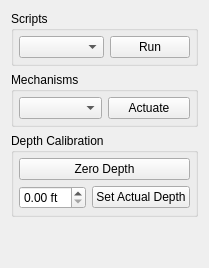
        <widget class="QWidget" name="otherTab">
         <attribute name="title">
          <string>Other</string>
         </attribute>
         <layout class="QVBoxLayout" name="verticalLayout_9">
          <item>
           <widget class="QGroupBox" name="groupBox_10">
            <property name="title">
             <string>Scripts</string>
            </property>
            <layout class="QVBoxLayout" name="verticalLayout_10">
             <property name="margin">
              <number>5</number>
             </property>
             <item>
              <layout class="QHBoxLayout" name="horizontalLayout_3">
               <item>
                <widget class="QComboBox" name="scriptsComboBox">
                 <property name="sizePolicy">
                  <sizepolicy hsizetype="Expanding" vsizetype="Fixed">
                   <horstretch>0</horstretch>
                   <verstretch>0</verstretch>
                  </sizepolicy>
                 </property>
                </widget>
               </item>
               <item>
                <widget class="QPushButton" name="runScriptPushButton">
                 <property name="sizePolicy">
                  <sizepolicy hsizetype="Minimum" vsizetype="Fixed">
                   <horstretch>0</horstretch>
                   <verstretch>0</verstretch>
                  </sizepolicy>
                 </property>
                 <property name="text">
                  <string>Run</string>
                 </property>
                </widget>
               </item>
              </layout>
             </item>
            </layout>
           </widget>
          </item>
          <item>
           <widget class="QGroupBox" name="groupBox_11">
            <property name="title">
             <string>Mechanisms</string>
            </property>
            <layout class="QVBoxLayout" name="verticalLayout_11">
             <property name="margin">
              <number>5</number>
             </property>
             <item>
              <layout class="QHBoxLayout" name="horizontalLayout_11">
               <item>
                <widget class="QComboBox" name="mechsComboBox"/>
               </item>
               <item>
                <widget class="QPushButton" name="actuateMechPushButton">
                 <property name="text">
                  <string>Actuate</string>
                 </property>
                </widget>
               </item>
              </layout>
             </item>
            </layout>
           </widget>
          </item>
          <item>
           <widget class="QGroupBox" name="groupBox_12">
            <property name="sizePolicy">
             <sizepolicy hsizetype="MinimumExpanding" vsizetype="MinimumExpanding">
              <horstretch>0</horstretch>
              <verstretch>0</verstretch>
             </sizepolicy>
            </property>
            <property name="title">
             <string>Depth Calibration</string>
            </property>
            <layout class="QVBoxLayout" name="verticalLayout_3">
             <property name="margin">
              <number>5</number>
             </property>
             <item>
              <widget class="QPushButton" name="zeroDepthPushButton">
               <property name="sizePolicy">
                <sizepolicy hsizetype="Preferred" vsizetype="Fixed">
                 <horstretch>0</horstretch>
                 <verstretch>0</verstretch>
                </sizepolicy>
               </property>
               <property name="text">
                <string>Zero Depth</string>
               </property>
              </widget>
             </item>
             <item>
              <layout class="QFormLayout" name="formLayout_11">
               <item row="1" column="1">
                <widget class="QPushButton" name="setActualDepthPushButton">
                 <property name="enabled">
                  <bool>true</bool>
                 </property>
                 <property name="text">
                  <string>Set Actual Depth</string>
                 </property>
                </widget>
               </item>
               <item row="1" column="0">
                <widget class="QDoubleSpinBox" name="actualDepthDoubleSpinBox">
                 <property name="sizePolicy">
                  <sizepolicy hsizetype="Expanding" vsizetype="Fixed">
                   <horstretch>0</horstretch>
                   <verstretch>0</verstretch>
                  </sizepolicy>
                 </property>
                 <property name="suffix">
                  <string> ft</string>
                 </property>
                 <property name="singleStep">
                  <double>0.500000000000000</double>
                 </property>
                </widget>
               </item>
              </layout>
             </item>
            </layout>
           </widget>
          </item>
          <item>
           <spacer name="verticalSpacer">
            <property name="orientation">
             <enum>Qt::Vertical</enum>
            </property>
            <property name="sizeHint" stdset="0">
             <size>
              <width>20</width>
              <height>40</height>
             </size>
            </property>
           </spacer>
          </item>
         </layout>
        </widget>
